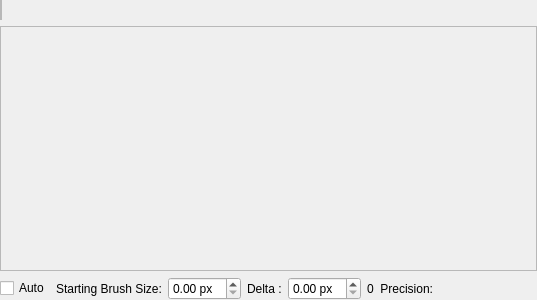
<?xml version="1.0" encoding="UTF-8"?>
<ui version="4.0">
 <class>WdgBrushChooser</class>
 <widget class="QWidget" name="WdgBrushChooser">
  <property name="geometry">
   <rect>
    <x>0</x>
    <y>0</y>
    <width>537</width>
    <height>300</height>
   </rect>
  </property>
  <layout class="QVBoxLayout" name="verticalLayout" stretch="0,1,0,0">
   <property name="leftMargin">
    <number>0</number>
   </property>
   <property name="topMargin">
    <number>0</number>
   </property>
   <property name="rightMargin">
    <number>0</number>
   </property>
   <property name="bottomMargin">
    <number>0</number>
   </property>
   <item>
    <layout class="QHBoxLayout" name="horizontalLayout">
     <item>
      <widget class="QFrame" name="frame">
       <property name="frameShape">
        <enum>QFrame::StyledPanel</enum>
       </property>
       <property name="frameShadow">
        <enum>QFrame::Plain</enum>
       </property>
       <layout class="QHBoxLayout" name="brushChooserButtonLayout">
        <property name="spacing">
         <number>0</number>
        </property>
        <property name="leftMargin">
         <number>0</number>
        </property>
        <property name="topMargin">
         <number>0</number>
        </property>
        <property name="rightMargin">
         <number>0</number>
        </property>
        <property name="bottomMargin">
         <number>0</number>
        </property>
       </layout>
      </widget>
     </item>
     <item>
      <spacer name="horizontalSpacer">
       <property name="orientation">
        <enum>Qt::Horizontal</enum>
       </property>
       <property name="sizeHint" stdset="0">
        <size>
         <width>40</width>
         <height>20</height>
        </size>
       </property>
      </spacer>
     </item>
    </layout>
   </item>
   <item>
    <widget class="QFrame" name="settingsFrame">
     <property name="frameShape">
      <enum>QFrame::StyledPanel</enum>
     </property>
     <property name="frameShadow">
      <enum>QFrame::Raised</enum>
     </property>
    </widget>
   </item>
   <item>
    <layout class="QHBoxLayout" name="horizontalLayout_2"/>
   </item>
   <item>
    <layout class="QHBoxLayout" name="horizontalLayout_3">
     <item>
      <widget class="QCheckBox" name="autoPrecisionCheckBox">
       <property name="text">
        <string>Auto</string>
       </property>
      </widget>
     </item>
     <item>
      <widget class="QLabel" name="label">
       <property name="toolTip">
        <string>Use to set the size from which the Automatic Precision Setting should begin. The Precision will remain 5 before this value.</string>
       </property>
       <property name="text">
        <string>Starting Brush Size:</string>
       </property>
      </widget>
     </item>
     <item>
      <widget class="KisDoubleParseSpinBox" name="sizeToStartFromSpinBox">
       <property name="suffix">
        <string> px</string>
       </property>
      </widget>
     </item>
     <item>
      <widget class="QLabel" name="label_2">
       <property name="sizePolicy">
        <sizepolicy hsizetype="Fixed" vsizetype="Preferred">
         <horstretch>0</horstretch>
         <verstretch>0</verstretch>
        </sizepolicy>
       </property>
       <property name="toolTip">
        <string>This determines every interval after which the precision should change. For example: if the delta value is set to be 15.00, after every 15 pts change in the size of brush, the precision will change.</string>
       </property>
       <property name="text">
        <string>Delta :</string>
       </property>
      </widget>
     </item>
     <item>
      <widget class="KisDoubleParseSpinBox" name="deltaValueSpinBox">
       <property name="suffix">
        <string> px</string>
       </property>
      </widget>
     </item>
     <item>
      <widget class="QLabel" name="lblPrecisionValue">
       <property name="text">
        <string>0</string>
       </property>
      </widget>
     </item>
     <item>
      <widget class="QLabel" name="lblPrecision">
       <property name="sizePolicy">
        <sizepolicy hsizetype="Preferred" vsizetype="Preferred">
         <horstretch>0</horstretch>
         <verstretch>0</verstretch>
        </sizepolicy>
       </property>
       <property name="text">
        <string>Precision:</string>
       </property>
       <property name="alignment">
        <set>Qt::AlignRight|Qt::AlignTrailing|Qt::AlignVCenter</set>
       </property>
      </widget>
     </item>
     <item>
      <widget class="KisSliderSpinBox" name="sliderPrecision" native="true">
       <property name="sizePolicy">
        <sizepolicy hsizetype="Expanding" vsizetype="Preferred">
         <horstretch>0</horstretch>
         <verstretch>0</verstretch>
        </sizepolicy>
       </property>
      </widget>
     </item>
    </layout>
   </item>
  </layout>
 </widget>
 <customwidgets>
  <customwidget>
   <class>KisDoubleParseSpinBox</class>
   <extends>QDoubleSpinBox</extends>
   <header>kis_doubleparsespinbox.h</header>
  </customwidget>
  <customwidget>
   <class>KisSliderSpinBox</class>
   <extends>QWidget</extends>
   <header>kis_slider_spin_box.h</header>
   <container>1</container>
  </customwidget>
 </customwidgets>
 <resources/>
 <connections/>
</ui>
